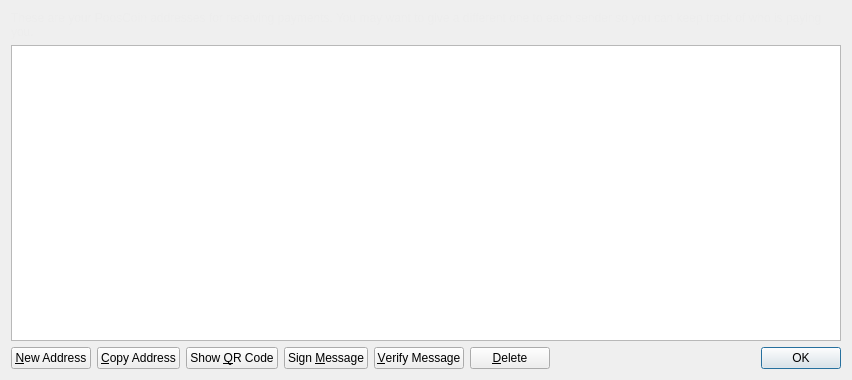
<?xml version="1.0" encoding="UTF-8"?>
<ui version="4.0">
 <class>AddressBookPage</class>
 <widget class="QWidget" name="AddressBookPage">
  <property name="geometry">
   <rect>
    <x>0</x>
    <y>0</y>
    <width>852</width>
    <height>380</height>
   </rect>
  </property>
  <property name="windowTitle">
   <string>Address Book</string>
  </property>
  <layout class="QVBoxLayout" name="verticalLayout">
   <item>
    <widget class="QLabel" name="labelExplanation">
     <property name="styleSheet">
      <string notr="true">#labelExplanation { color: #ededed; }</string>
     </property>
     <property name="text">
      <string>These are your PoosCoin addresses for receiving payments. You may want to give a different one to each sender so you can keep track of who is paying you.</string>
     </property>
     <property name="textFormat">
      <enum>Qt::PlainText</enum>
     </property>
     <property name="wordWrap">
      <bool>true</bool>
     </property>
    </widget>
   </item>
   <item>
    <widget class="QTableView" name="tableView">
     <property name="contextMenuPolicy">
      <enum>Qt::CustomContextMenu</enum>
     </property>
     <property name="toolTip">
      <string>Double-click to edit address or label</string>
     </property>
     <property name="tabKeyNavigation">
      <bool>false</bool>
     </property>
     <property name="alternatingRowColors">
      <bool>true</bool>
     </property>
     <property name="selectionMode">
      <enum>QAbstractItemView::SingleSelection</enum>
     </property>
     <property name="selectionBehavior">
      <enum>QAbstractItemView::SelectRows</enum>
     </property>
     <property name="sortingEnabled">
      <bool>true</bool>
     </property>
     <attribute name="verticalHeaderVisible">
      <bool>false</bool>
     </attribute>
    </widget>
   </item>
   <item>
    <layout class="QHBoxLayout" name="horizontalLayout">
     <item>
      <widget class="QPushButton" name="newAddressButton">
       <property name="toolTip">
        <string>Create a new address</string>
       </property>
       <property name="text">
        <string>&amp;New Address</string>
       </property>
       <property name="icon">
        <iconset resource="../bitcoin.qrc">
         <normaloff>:/icons/add</normaloff>:/icons/add</iconset>
       </property>
      </widget>
     </item>
     <item>
      <widget class="QPushButton" name="copyToClipboard">
       <property name="toolTip">
        <string>Copy the currently selected address to the system clipboard</string>
       </property>
       <property name="text">
        <string>&amp;Copy Address</string>
       </property>
       <property name="icon">
        <iconset resource="../bitcoin.qrc">
         <normaloff>:/icons/editcopy</normaloff>:/icons/editcopy</iconset>
       </property>
      </widget>
     </item>
     <item>
      <widget class="QPushButton" name="showQRCode">
       <property name="text">
        <string>Show &amp;QR Code</string>
       </property>
       <property name="icon">
        <iconset resource="../bitcoin.qrc">
         <normaloff>:/icons/qrcode</normaloff>:/icons/qrcode</iconset>
       </property>
      </widget>
     </item>
     <item>
      <widget class="QPushButton" name="signMessage">
       <property name="toolTip">
        <string>Sign a message to prove you own a PoosCoin address</string>
       </property>
       <property name="text">
        <string>Sign &amp;Message</string>
       </property>
       <property name="icon">
        <iconset resource="../bitcoin.qrc">
         <normaloff>:/icons/edit</normaloff>:/icons/edit</iconset>
       </property>
      </widget>
     </item>
     <item>
      <widget class="QPushButton" name="verifyMessage">
       <property name="toolTip">
        <string>Verify a message to ensure it was signed with a specified PoosCoin address</string>
       </property>
       <property name="text">
        <string>&amp;Verify Message</string>
       </property>
       <property name="icon">
        <iconset resource="../bitcoin.qrc">
         <normaloff>:/icons/transaction_0</normaloff>:/icons/transaction_0</iconset>
       </property>
      </widget>
     </item>
     <item>
      <widget class="QPushButton" name="deleteButton">
       <property name="toolTip">
        <string>Delete the currently selected address from the list</string>
       </property>
       <property name="text">
        <string>&amp;Delete</string>
       </property>
       <property name="icon">
        <iconset resource="../bitcoin.qrc">
         <normaloff>:/icons/remove</normaloff>:/icons/remove</iconset>
       </property>
      </widget>
     </item>
     <item>
      <spacer name="horizontalSpacer">
       <property name="orientation">
        <enum>Qt::Horizontal</enum>
       </property>
       <property name="sizeHint" stdset="0">
        <size>
         <width>40</width>
         <height>20</height>
        </size>
       </property>
      </spacer>
     </item>
     <item>
      <widget class="QDialogButtonBox" name="buttonBox">
       <property name="sizePolicy">
        <sizepolicy hsizetype="Maximum" vsizetype="Fixed">
         <horstretch>0</horstretch>
         <verstretch>0</verstretch>
        </sizepolicy>
       </property>
       <property name="standardButtons">
        <set>QDialogButtonBox::Ok</set>
       </property>
      </widget>
     </item>
    </layout>
   </item>
  </layout>
 </widget>
 <resources>
  <include location="../bitcoin.qrc"/>
 </resources>
 <connections/>
</ui>
